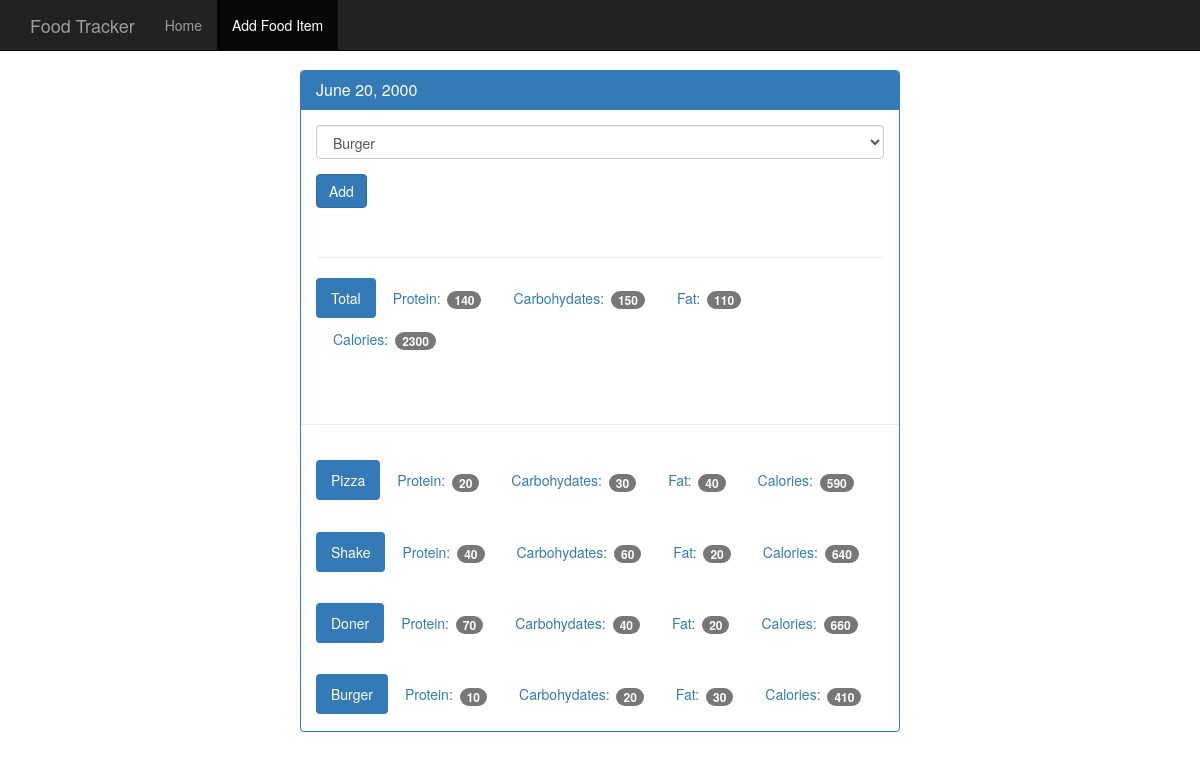
The page /view/20000620 on the database its author committed.
### tables this page shows
CREATE TABLE food (
    id integer primary key autoincrement,
    name text not null,
    protein integer not null,
    carbohydrates integer not null,
    fat integer not null,
    calories integer not null
);

### app.py (the view)
@app.route("/view/<date>", methods = ["GET", "POST"])
def view(date):
    db = get_db()
    food_cur =  db.execute("""select * from food """)
    foods = food_cur.fetchall()
    dt = datetime.strptime(date, "%Y%m%d")
    pretty_date = datetime.strftime(dt, "%B %d, %Y")
    if request.method == "POST":
        id_cur = db.execute("""select id from log_date where entry_date = ?""", [date])
        id_result= id_cur.fetchone()
        db.execute("""insert into food_log (log_id, food_id) values (?, ?) """, [id_result['id'] , request.form["food-option"]])
        db.commit()
    cur = db.execute("""select food.name, food.protein, food.carbohydrates, food.fat, food.calories
                            from log_date
                            join food_log on log_date.id = food_log.log_id
                            join food on food_log.food_id = food.id
                            where log_date.entry_date = ?
                            """, [date])
    food_results= cur.fetchall()
    total_cur = db.execute("""
    select log_date.entry_date, sum(protein) protein, sum(carbohydrates) carbohydrates, sum(fat) fat, sum(calories) calories
    from food
    join food_log on food_log.food_id = food.id
    join log_date on food_log.log_id = log_date.id
    where entry_date = ?
    group by entry_date
     """, [date])
    total_food_results = total_cur.fetchall()
    return render_template("day.html", foods = foods, date = date, pretty_date=pretty_date, food_results=food_results, total_food_results = total_food_results)

### app.py (called while the page is built)
def connect_db():
    sql = sqlite3.connect(r"C:\Users\User\Desktop\My Study Materials\web_application\food_tracker_onmyown\project_database.db")
    sql.row_factory = sqlite3.Row
    return sql

def get_db():
    if not hasattr(g, "sqlite3_db"):
        g.sqlite_db = connect_db()
    return g.sqlite_db

### templates/day.html (shortened to what this page needs)
{% extends "base.html" %}
{% block body %}
    <nav class="navbar navbar-inverse navbar-fixed-top">
      <div class="container">
        <div class="navbar-header">
          <a class="navbar-brand" href="{{url_for('index')}}">Food Tracker</a>
        </div>
        <div id="navbar" class="navbar-collapse collapse">
          <ul class="nav navbar-nav">
            <li><a href="{{url_for('index')}}">Home</a></li>
            <li class="active"><a href="{{url_for('food')}}">Add Food Item</a></li>
          </ul>
        </div>
      </div>
    </nav>
    <div class="container theme-showcase col-sm-6 col-sm-offset-3" role="main">
      <div class="row">
        <div>
          <div class="panel panel-primary">
            <div class="panel-heading">
              <h3 class="panel-title">{{ pretty_date }}</h3>
            </div>
            <div class="panel-body">
              <form method="post" action="/view/{{date}}">
                <div class="form-group">
                  <select class="form-control" name="food-option">
                    {% for food in foods%}
                    <option value="{{food.id}}">{{food.name}}</option>
                    {% endfor %}
                  </select>
                </div>
                <button type="submit" class="btn btn-primary">Add</button>
              </form>
              <div class="page-header"></div>
              {% for total in total_food_results %}
              <ul class="nav nav-pills" role="tablist">
                <li class="active"><a>Total</a></li>
                <li><a>Protein: <span class="badge">{{total.protein}}</span></a></li>
                <li><a>Carbohydates: <span class="badge">{{total.carbohydrates}}</span></a></li>
                <li><a>Fat: <span class="badge">{{total.fat}}</span></a></li>
                <li><a>Calories: <span class="badge">{{total.calories}}</span></a></li>
              </ul>
              {% endfor %}
            </div>
            <div class="page-header"></div>
            {% for food in food_results %}
            <div class="panel-body">
              <ul class="nav nav-pills" role="tablist">
                <li class="active"><a>{{food.name}}</a></li>
                <li><a>Protein: <span class="badge">{{food.protein}}</span></a></li>
                <li><a>Carbohydates: <span class="badge">{{food.carbohydrates}}</span></a></li>
                <li><a>Fat: <span class="badge">{{food.fat}}</span></a></li>
                <li><a>Calories: <span class="badge">{{food.calories}}</span></a></li>
              </ul>
            </div>
            {% endfor %}
          </div>
        </div>
      </div>
    </div>
{% endblock %}

### templates/base.html (shortened to what this page needs)
<!DOCTYPE html>
<html lang="en">
  <head>
    <link href="{{ url_for('static', filename='bootstrap.min.css') }}" rel="stylesheet">
    <link href="{{ url_for('static', filename='theme.css') }}" rel="stylesheet">
  </head>
  <body>
    {% block body %} {% endblock %}
  </body>
</html>

### static/theme.css (style rules this page uses)
body { padding-top: 70px; padding-bottom: 30px; }

### rows shown on the page
food: name "Pizza", protein "20", carbohydrates "30", fat "40", calories "590"
food: name "Shake", protein "40", carbohydrates "60", fat "20", calories "640"
food: name "Doner", protein "70", carbohydrates "40", fat "20", calories "660"
food: name "Burger", protein "10", carbohydrates "20", fat "30", calories "410"

### other values the page prints
{{ pretty_date }} "June 20, 2000"
{{ total.protein }} "140"
{{ total.carbohydrates }} "150"
{{ total.fat }} "110"
{{ total.calories }} "2300"
form field food-option "Burger"
